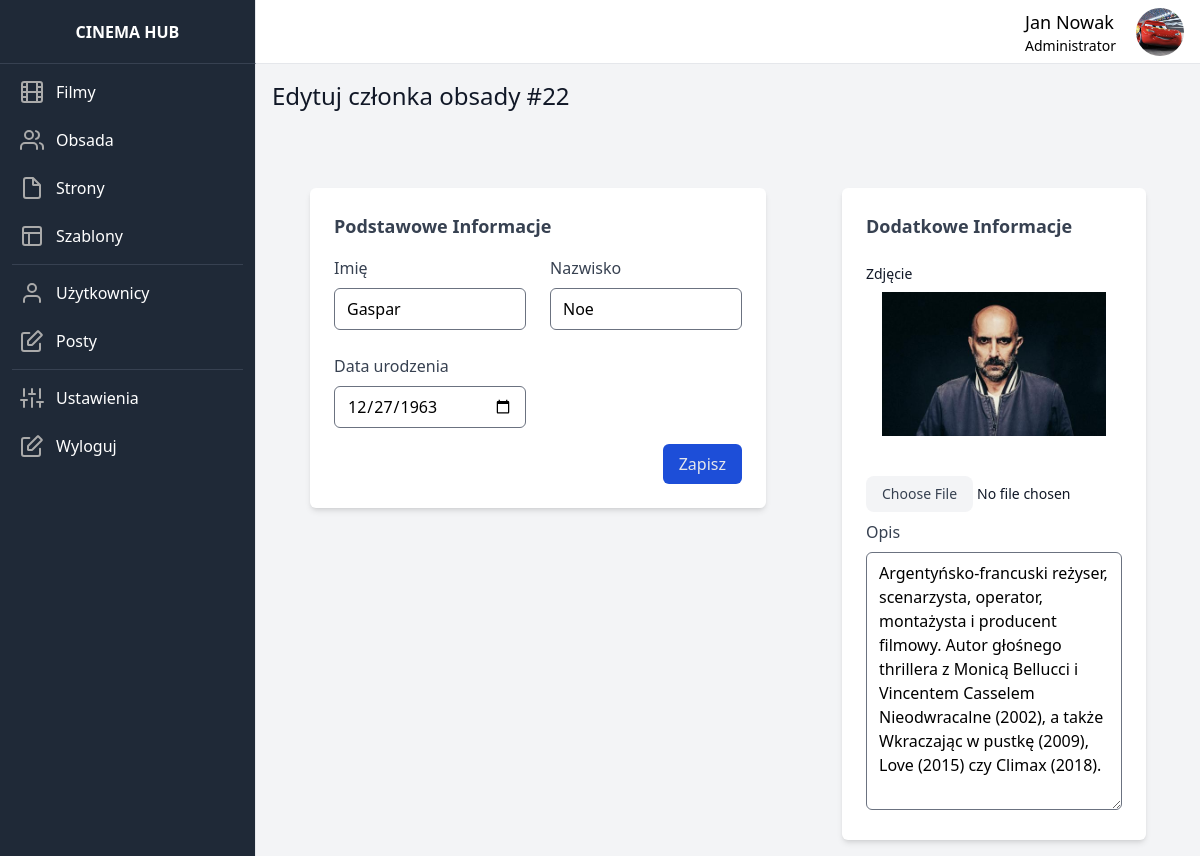
/member/edit/22 (signed in), run on the app's committed database.
### dashboard/models.py (models this page shows, shortened)
class UserData(models.Model):
    user = models.OneToOneField(User, on_delete=models.CASCADE)
    image = models.ImageField(upload_to=user_directory_path, default='default/user.jpg')

class CrewMember(models.Model):
    first_name = models.CharField(max_length=150)
    last_name = models.CharField(max_length=150)
    birth_date = models.DateField()
    description = models.TextField()
    image = models.ImageField(upload_to=member_directory_path, default='default/member.jpg')
    created_by = models.ForeignKey(User, on_delete=models.SET_NULL, null=True, blank=True)

### dashboard/views.py (the view, shortened to what this page needs)
# urls.py: path('member/edit/<id>', edit_member, name='edit_member'),
@login_required
def edit_member(request, id):
    member = CrewMember.objects.get(id=id)
    return render(request, 'edit_member.html', {'member': member})

### dashboard_theme/templates/edit_member.html (shortened to what this page needs)
{% extends 'base.html' %}
{% load static %}
{% block content %}
    <p class="font-medium text-gray-900 text-2xl mb-7">
            Edytuj członka obsady #{{ member.id }}
    </p>
    <form method="post" id="data-form" enctype="multipart/form-data" class="w-full flex lg:flex-row flex-col justify-around">
        <div class="mt-8 w-1/2">
            <div class="mt-4">
                <div class="p-6 bg-white rounded-md shadow-md">
                    <h2 class="text-lg text-gray-700 font-semibold capitalize">Podstawowe informacje</h2>
                    <div id="form-basic">
                        <div class="grid grid-cols-1 lg:grid-cols-2 gap-6 mt-4">
                            <div>
                                <label class="text-gray-700" for="first_name">Imię</label>
                                <input value="{{ member.first_name }}" id="first_name" name="first_name" class="form-input w-full mt-2 rounded-md focus:border-indigo-600">
                            </div>
                            <div>
                                <label class="text-gray-700" for="last_name">Nazwisko</label>
                                <input value="{{ member.last_name }}" id="last_name" name="last_name" class="form-input w-full mt-2 rounded-md focus:border-indigo-600">
                            </div>
                            <div>
                                <label class="text-gray-700" for="birth_date">Data urodzenia</label>
                                <input value="{{ member.birth_date | date:'Y-m-d' }}" id="birth_date" name="birth_date" class="form-input w-full mt-2 rounded-md focus:border-indigo-600" type="date">
                            </div>
                        </div>
                        <div class="flex justify-end mt-4">
                            <button onclick="submitForm(event)" id="submit-button" class="px-4 py-2 bg-blue-700 hover:bg-blue-800 text-gray-200 rounded-md focus:outline-none focus:bg-blue-800">Zapisz</button>
                        </div>
                    </div>
                </div>
            </div>
        </div>
        <div class="mt-8 w-1/3">
            <div class="mt-4">
                <div class="p-6 bg-white rounded-md shadow-md">
                    <h2 class="text-lg text-gray-700 font-semibold capitalize">Dodatkowe informacje</h2>
                    <div id="form-additional">
                        <div class="grid grid-cols-1 gap-6 mt-4">
                            <div class="my-2">
                                <label class="block mb-2 text-sm font-medium text-gray-900" for="image">Zdjęcie</label>
                                <div class="w-full flex flex-row justify-center center-block"><img class="w-56 object-cover" src="{{ member.image.url }}" alt="{{ user_data.first_name }} {{ user_data.last_name }}"></div>
                            </div>
                            <div class="my-2">
                                <input name="image" id="image" type="file" class="block w-full text-sm text-gray-900 file:py-2 file:px-4 file:rounded-lg file:border-0 file:bg-gray-100 file:text-gray-700 hover:file:cursor-pointer hover:file:bg-blue-50 hover:file:text-blue-600 focus:outline-none focus:ring-2 focus:ring-blue-500" />
                            </div>
                        </div>
                        <div>
                            <label class="text-gray-700" for="description">Opis</label>
                            <textarea rows="10" id="description" name="description" class="form-input w-full mt-2 rounded-md focus:border-indigo-600">{{ member.description }}</textarea>
                        </div>
                    </div>
                </div>
            </div>
        </div>
    </form>
{% endblock %}

### dashboard_theme/templates/base.html (shortened to what this page needs)
{% load static tailwind_tags %}
{% load static %}
<!DOCTYPE html>
<html lang="en">
	<head>
		{% tailwind_css %}
	</head>
	<body class="bg-gray-50">
    <div class="flex flex-row h-screen bg-gray-100">
        <aside id="sidebar" class="h-full flex flex-shrink-0 flex-col w-64 transition-width duration-75" aria-label="Sidebar">
            <div class="flex items-center justify-center h-16 bg-gray-800 border-r border-b border-b-gray-700">
                    <span class="text-gray-900 font-bold uppercase text-white">Cinema Hub</span>
            </div>
          <div class="relative flex-1 flex flex-col min-h-0 border-r border-gray-200 bg-gray-800 pt-0">
            <div class="flex-1 flex flex-col pb-4 overflow-y-auto">
              <div class="flex-1 px-3 bg-gray-800 divide-y space-y-1">
                <ul class="space-y-2 pb-2 pt-2">
                  <li>
                      <a href="{% url 'show_movies' %}" class="text-base text-gray-900 font-normal rounded-lg flex items-center p-2 hover:bg-gray-700 group">
                        <span class="ml-3 leading-none text-white">Filmy</span>
                      </a>
                  </li>
                  <li>
                      <a href="{% url 'show_members' %}" class="text-base text-gray-900 font-normal rounded-lg flex items-center p-2 hover:bg-gray-700 group">
                        <span class="ml-3 leading-none text-white">Obsada</span>
                      </a>
                  </li>
                  <li>
                      <a href="{% url 'show_pages' %}" class="text-base text-gray-900 font-normal rounded-lg flex items-center p-2 hover:bg-gray-700 group">
                        <svg class="w-6 h-6" xmlns="http://www.w3.org/2000/svg" width="20" height="20" viewBox="0 0 24 24" fill="none" stroke="#aaaaaa" stroke-width="2" stroke-linecap="round" stroke-linejoin="bevel"><path d="M13 2H6a2 2 0 0 0-2 2v16c0 1.1.9 2 2 2h12a2 2 0 0 0 2-2V9l-7-7z"/><path d="M13 3v6h6"/></svg>
                        <span class="ml-3 leading-none text-white">Strony</span>
                      </a>
                  </li>
                    <li>
                      <a href="{% url 'show_templates' %}" class="text-base text-gray-900 font-normal rounded-lg flex items-center p-2 hover:bg-gray-700 group">
                        <svg class="w-6 h-6" xmlns="http://www.w3.org/2000/svg" width="20" height="20" viewBox="0 0 24 24" fill="none" stroke="#aaaaaa" stroke-width="2" stroke-linecap="round" stroke-linejoin="bevel"><rect x="3" y="3" width="18" height="18" rx="2"/><path d="M3 9h18M9 21V9"/></svg>
                        <span class="ml-3 leading-none text-white">Szablony</span>
                      </a>
                  </li>
                     <hr class="h-px my-8 bg-gray-700 border-0">
                    <li>
                      <a href="{% url 'show_users' %}" class="text-base text-gray-900 font-normal rounded-lg flex items-center p-2 hover:bg-gray-700 group">
                        <svg class="w-6 h-6" xmlns="http://www.w3.org/2000/svg" width="20" height="20" viewBox="0 0 24 24" fill="none" stroke="#aaaaaa" stroke-width="2" stroke-linecap="round" stroke-linejoin="bevel"><path d="M20 21v-2a4 4 0 0 0-4-4H8a4 4 0 0 0-4 4v2"></path><circle cx="12" cy="7" r="4"></circle></svg>
                        <span class="ml-3 leading-none text-white">Użytkownicy</span>
                      </a>
                  </li>
                    <li>
                      <a href="{% url 'show_posts' %}" class="text-base text-gray-900 font-normal rounded-lg flex items-center p-2 hover:bg-gray-700 group">
                        <span class="ml-3 leading-none text-white">Posty</span>
                      </a>
                  </li>
                    <hr class="h-px my-8 bg-gray-700 border-0">
                    <li>
                      <a href="#" class="text-base text-gray-900 font-normal rounded-lg flex items-center p-2 hover:bg-gray-700 group">
                        <span class="ml-3 leading-none text-white">Ustawienia</span>
                      </a>
                  </li>
                    <li>
                      <a href="{% url 'logout_tunnel' %}" class="text-base text-gray-900 font-normal rounded-lg flex items-center p-2 hover:bg-gray-700 group">
                        <span class="ml-3 leading-none text-white">Wyloguj</span>
                      </a>
                  </li>
                </ul>
              </div>
            </div>
          </div>
        </aside>
        <div class="flex flex-col w-full">
            <div class="flex items-center justify-between h-16 bg-white border-b border-gray-200">
                <div class="flex items-center pr-4 flex-1 justify-end">
                    <div class="justify-end flex flex-col mr-5">
                        <p class="text-lg">{{ user.first_name }} {{ user.last_name }}</p>
                        <p class="text-sm">{% if user.is_superuser %}Administrator{% elif user.is_stuff %}Moderator{% else %}Użytkownik{% endif %}</p>
                    </div>
                    <img class="rounded-full w-12 h-12 object-cover" src="{{ user.userdata.image.url }}" alt="{{ user.first_name }} {{ user.last_name }}">
                </div>
            </div>
            <div class="p-4 overflow-y-auto flex-1">
                {% block content %}{% endblock %}
            </div>
        </div>
        </div>
	</body>
</html>

### data on the page
CrewMember: id "22", first_name "Gaspar", last_name "Noe", birth_date "12/27/1963", image (picture), description "Argentyńsko-francuski reżyser, scenarzysta, operator, montażysta i producent filmowy. Autor głośnego thrillera z Monicą Bellucci i Vincentem Casselem Nieodwracalne (2002), a także Wkraczając w pustkę (2009), Love (2015) czy Climax (2018)."

### other printed values
{{ user.first_name }} "Jan"
{{ user.last_name }} "Nowak"
